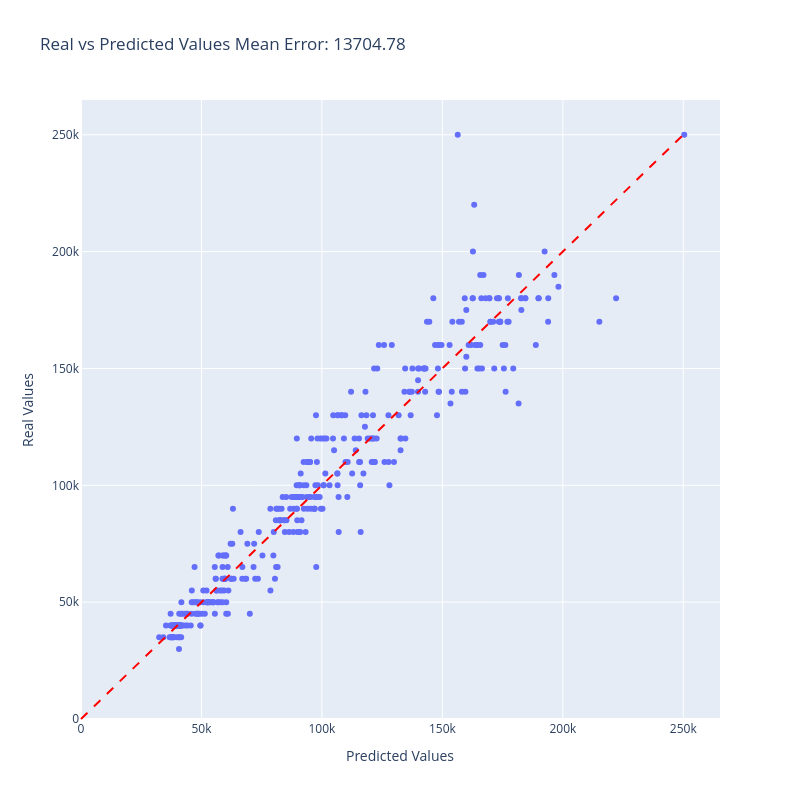

Notebook code cell kept with this figure:
### Code cell
plot_error_vs_predicted(oof_preds_lasso, y_base, ids)

### Figure 1 — Plotly figure (JSON) as saved in the notebook; plotly's stock layout.template omitted (floating-point values rounded to 4 significant figures; data arrays with more than 128 entries replaced by an {"elided": "..."} marker saying what was removed)
{"data": [{"customdata": {"elided": "372x1 int values"}, "hovertemplate": "Predicted Values=%{x}<br>Real Values=%{y}<br>id=%{customdata[0]}<extra></extra>", "legendgroup": "", "marker": {"color": "#636efa", "symbol": "circle"}, "mode": "markers", "name": "", "orientation": "v", "showlegend": false, "type": "scatter", "x": {"elided": "372 float values"}, "xaxis": "x", "y": {"elided": "372 float values"}, "yaxis": "y"}], "layout": {"height": 800, "legend": {"title": {"text": ""}, "tracegroupgap": 0}, "shapes": [{"line": {"color": "Red", "dash": "dash", "width": 2}, "type": "line", "x0": 0, "x1": 250400.0, "y0": 0, "y1": 250400.0}], "showlegend": false, "title": {"text": "Real vs Predicted Values\nMean Error: 13704.78"}, "width": 800, "xaxis": {"anchor": "y", "domain": [0, 1], "title": {"text": "Predicted Values"}}, "yaxis": {"anchor": "x", "domain": [0, 1], "title": {"text": "Real Values"}}}}
